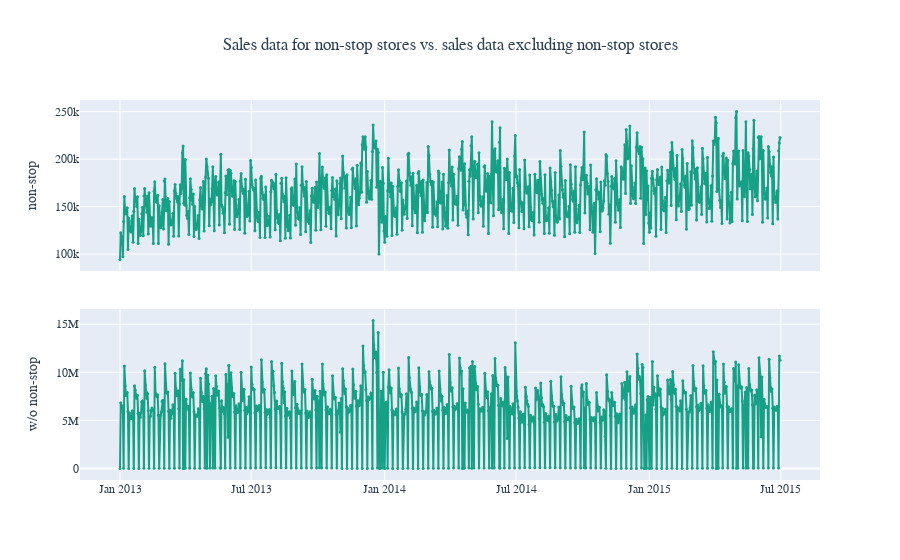

Notebook code cell kept with this figure:
### Markdown cell above
We have 10 non-stop stores. Let’s split the data set into 2 and explore them separately

### Code cell
non_stop_stores = no_open_close_days_store.loc[no_open_close_days_store['close_percentage'] < 0.03, 'store']
sales_non_stop_stores = sales_df.loc[sales_df['store'].isin(non_stop_stores)]
sales_wo_non_stop_stores = sales_df.loc[~sales_df['store'].isin(non_stop_stores)]
plot_sales_non_stop_stores = sales_non_stop_stores.groupby('sales_date').agg({'sales': 'sum'}).reset_index()

fig1 = px.line(plot_sales_non_stop_stores, x='sales_date', y='sales', title='Summarised sales by date',
               labels={'sales_date': 'Date', 'sales': 'non-stop'})
fig1.update_traces(mode='markers+lines', marker=dict(size=3, color='#16a085'), line=dict(color='#16a085', width=2))
fig1.update_layout(template='plotly_white', xaxis=dict(tickformat='%Y-%b', dtick='M3'))

plot_sales_wo_non_stop_stores = sales_wo_non_stop_stores.groupby('sales_date').agg({'sales': 'sum'}).reset_index()
fig2 = px.line(plot_sales_wo_non_stop_stores, x='sales_date', y='sales', title='Summarised sales by date',
               labels={'sales_date': 'Date', 'sales': 'w/o non-stop'})
fig2.update_traces(mode='markers+lines', marker=dict(size=3, color='#16a085'), line=dict(color='#16a085', width=2))
fig2.update_layout(template='plotly_white', xaxis=dict(tickformat='%Y-%b', dtick='M3'), xaxis_title='')
fig2.update_layout(showlegend=False, title={'x': 0.5})

fig = make_subplots(rows=2, cols=1, shared_xaxes=True, vertical_spacing=0.1)
fig.add_trace(fig1.data[0], row=1, col=1)
fig.add_trace(fig2.data[0], row=2, col=1)

fig.update_layout(title={'text': 'Sales data for non-stop stores vs. sales data excluding non-stop stores', 'x': 0.5},
                  font=dict(family='Georgia', size=12, color='#2c3e50'))

fig.update_xaxes(title_text='', row=1, col=1)
fig.update_yaxes(title_text='non-stop', row=1, col=1)
fig.update_yaxes(title_text='w/o non-stop', row=2, col=1)

fig.show()

### Figure 1 — Plotly figure (JSON) as saved in the notebook; plotly's stock layout.template omitted (floating-point values rounded to 4 significant figures; data arrays with more than 128 entries replaced by an {"elided": "..."} marker saying what was removed)
{"data": [{"hovertemplate": "Date=%{x}<br>non-stop=%{y}<extra></extra>", "legendgroup": "", "line": {"color": "#16a085", "dash": "solid", "width": 2}, "marker": {"color": "#16a085", "size": 3, "symbol": "circle"}, "mode": "markers+lines", "name": "", "orientation": "v", "showlegend": false, "type": "scatter", "x": {"elided": "911 str values"}, "xaxis": "x", "y": {"elided": "911 int values"}, "yaxis": "y"}, {"hovertemplate": "Date=%{x}<br>w/o non-stop=%{y}<extra></extra>", "legendgroup": "", "line": {"color": "#16a085", "dash": "solid", "width": 2}, "marker": {"color": "#16a085", "size": 3, "symbol": "circle"}, "mode": "markers+lines", "name": "", "orientation": "v", "showlegend": false, "type": "scatter", "x": {"elided": "911 str values"}, "xaxis": "x2", "y": {"elided": "911 int values"}, "yaxis": "y2"}], "layout": {"font": {"color": "#2c3e50", "family": "Georgia", "size": 12}, "title": {"text": "Sales data for non-stop stores vs. sales data excluding non-stop stores", "x": 0.5}, "xaxis": {"anchor": "y", "domain": [0, 1], "matches": "x2", "showticklabels": false, "title": {"text": ""}}, "xaxis2": {"anchor": "y2", "domain": [0, 1]}, "yaxis": {"anchor": "x", "domain": [0.55, 1], "title": {"text": "non-stop"}}, "yaxis2": {"anchor": "x2", "domain": [0, 0.45], "title": {"text": "w/o non-stop"}}}}
